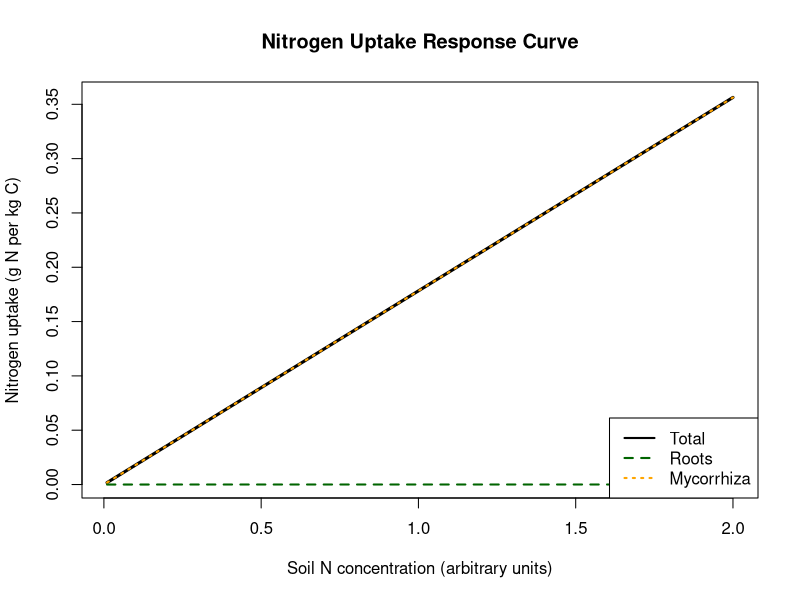

This figure's R source:
# ==========================================================
# Combined R model for plant nitrogen uptake
# (includes all PlantArchitecture & Trait helper functions)
# ==========================================================

# -------------------------------
# Constants and parameters
# -------------------------------
u_c_B   <- 1500.0      # Michaelis-Menten constant
e_u_myco <- 85       # uptake efficiency for mycorrhiza
e_u_root <- 250        # uptake efficiency for roots
k_12 <- 0.02            # half-saturation for mycorrhiza biomass limitation
k_13 <- 0.02            # half-saturation for roots
k_9  <- 10            # for nitrogen gate
mycorrhized <- 0.9     # fraction of roots with mycorrhiza
investment_from_myco <- 0.2  # fraction of C allocated to mycorrhiza

# -------------------------------
# Trait parameters
# -------------------------------
PlantTraits <- list(
  # structural constants (examples)
  k_1                 = 0.35,             # Fitting parameter for root length [mm3/2] (Ding), Diameter-length allometry constant
  k_2                 = 0.2,              # Fitted parameter for woody plants [unitless] (Kong, 2019), Fitting parameter in PRD equation
  k_3                 = 0.2014,           # Fitted parameter for woody plants [mm] (Kong, 2019), Coefficient in root density equation
  k_4                 = 11632.91276,      # Fitted parameter root density [kg m-3] (Ding), Intercept in root density equation
  k_5                 = -334.3626755,     # Fitted parameter root density [kg m-3] (Ding), Alternate intercept (not used)
  k_6                 = 3,                # Fitted parameter root lifespan [mm-1] (Ding), Coefficient in age equation
  k_7                 = 3,                # Fitted parameter root lifespan [years] (Ding), Max root age
  
  # leaf & mycorrhizal traits
  lma = 0.13,    # kg C per m2
  investment_from_tree = 0.2,
  mycorrhizal_turnover = 0.2,
  mycorrhizal_biomass_conversion = 0.8,
  
  # misc
  hmat = 20
)

# -------------------------------
# Plant architecture
# -------------------------------
PlantArchitecture <- list(
  ectomycorrhiza_mass = 1.3,  # kg C
  root_length = 1.5,          # mm
  root_no = 1e6,              # number of roots
  crown_area = 0.12,           # m2
  lai = 4.5                   # leaf area index
)

# -------------------------------
# Helper functions (from C++)
# -------------------------------
root_diameter <- function(G, T) {
  T$k_1 / sqrt(G$root_length)
}

root_density <- function(G, T) {
  prc <- (T$k_2 + T$k_3 / root_diameter(G, T))^2
  T$k_4 * prc + T$k_5
}

root_lifespan <- function(G, T) {
  T$k_6 * (1 - exp(-T$k_7 * root_diameter(G, T)))
}

leaf_mass <- function(G, T) {
  G$crown_area * G$lai * T$lma
}

root_mass_calc <- function(G, T) {
  d <- root_diameter(G, T)
  rho <- root_density(G, T)
  rho * (d/2)^2 * G$root_length * pi * G$root_no * 1e-9 * G$crown_area
}

get_ectomycorrhiza_mass <- function(G, exudates, T) {
  input <- exudates * T$investment_from_tree
  G$ectomycorrhiza_mass <- (1 - T$mycorrhizal_turnover) * G$ectomycorrhiza_mass +
    input * T$mycorrhizal_biomass_conversion
  G
}

# -------------------------------
# Uptake equations
# -------------------------------
uptake_myco <- function(N, G) {
  biomass_limitation <- G$ectomycorrhiza_mass / (G$ectomycorrhiza_mass + 2.0 * k_12)
  nitrogen_uptake <- (u_c_B * N * e_u_myco) / (u_c_B + N * e_u_myco)
  nitrogen_capacity <- G$ectomycorrhiza_mass * biomass_limitation * nitrogen_uptake
  nitrogen_capacity * N / (nitrogen_capacity + N)
}

uptake_roots <- function(N, G, T) {
  root_length <- G$root_length
  root_no <- G$root_no
  rho <- root_density(G, T)
  d <- root_diameter(G, T)
  
  one_root_mass <- rho * (pi * (d/2)^2) * root_length * 1e-9
  surface_area <- root_no * pi * (root_length * 1e-3) * (d * 1e-3)
  biomass_conversion <- 4.0 * one_root_mass / (rho * d * 1e-3)
  biomass_limitation <- surface_area / (surface_area + 2.0 * k_13)
  
  nitrogen_uptake <- (u_c_B * N * e_u_root) / (u_c_B + N * e_u_root)
  nitrogen_capacity <- biomass_conversion * biomass_limitation * nitrogen_uptake
  nitrogen_capacity * N / (nitrogen_capacity + N)
}

nitrogen_gate <- function(G, T) {
  surface_area <- G$root_no * pi * G$root_length * root_diameter(G, T)
  surface_area / (surface_area + k_9)
}

nitrogen_plant <- function(N, G, T) {
  uptake_roots_term <- (1 - mycorrhized) * uptake_roots(N, G, T)
  uptake_mycorrhiza_term <- mycorrhized * nitrogen_gate(G, T) *
    investment_from_myco * uptake_myco(N, G)
  total_uptake <- uptake_roots_term + uptake_mycorrhiza_term
  
  list(
    uptake_total = total_uptake,
    roots = uptake_roots_term,
    myco = uptake_mycorrhiza_term
  )
}

# -------------------------------
# Run simulation and plot
# -------------------------------
test_N <- seq(0.01, 2, length.out = 100)
results_total <- sapply(test_N, function(N) nitrogen_plant(N, PlantArchitecture, PlantTraits)$uptake_total)
results_roots <- sapply(test_N, function(N) nitrogen_plant(N, PlantArchitecture, PlantTraits)$roots)
results_myco  <- sapply(test_N, function(N) nitrogen_plant(N, PlantArchitecture, PlantTraits)$myco)

plot(test_N, results_total, type = "l", lwd = 3, col = "black",
     xlab = "Soil N concentration (arbitrary units)",
     ylab = "Nitrogen uptake (g N per kg C)",
     main = "Nitrogen Uptake Response Curve")
lines(test_N, results_roots, col = "darkgreen", lwd = 2, lty = 2)
lines(test_N, results_myco,  col = "orange", lwd = 2, lty = 3)
legend("bottomright",
       legend = c("Total", "Roots", "Mycorrhiza"),
       col = c("black", "darkgreen", "orange"), lwd = 2, lty = c(1,2,3))
